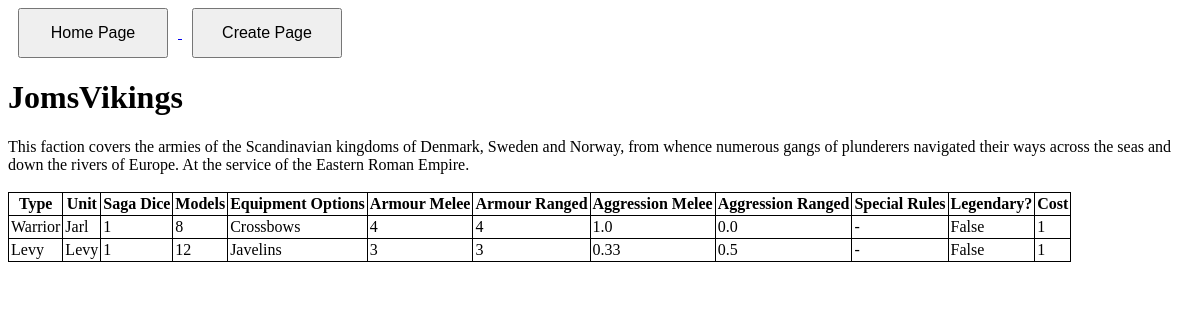
/saga/results/4, run on the app's committed database.
### saga/models.py (models this page shows, shortened)
class Faction(models.Model):
    id = models.AutoField(primary_key=True)
    name = models.CharField(max_length = 30)
    description = models.TextField(default = "")
    specialRules = models.TextField(default = "-")

class Unit(models.Model):
    id = models.AutoField(primary_key=True)
    sagaDice = models.PositiveIntegerField(default = 1)
    cost = models.PositiveIntegerField(default = 1)
    unitType = models.CharField(max_length = 20, default = "Hearthguard", choices=So.unitOptions)
    unitName = models.CharField(max_length = 50, default = "Hearthguard")
    numModels = models.PositiveIntegerField(default = 4)
    equipment = models.CharField(max_length = 50, default = "-", choices=So.equipmentOptions)
    armourMelee = models.PositiveIntegerField(default = 5)
    armourRanged = models.PositiveIntegerField(default = 5)
    aggMelee = models.FloatField(default = 2)
    aggRanged = models.FloatField(default = 0)
    specialRules = models.TextField(default = "-")
    isLegendary = models.BooleanField(default = False)
    factionId = models.ForeignKey(Faction, on_delete = models.CASCADE)

### saga/views.py (the view)
# urls.py: path("results/<int:factionId>",views.results, name = 'results'),
def results(request,factionId):
    try:
        faction = get_object_or_404(Faction, id = factionId)
    except:
        print(f"Faction with ID: {factionId} not found")
        return redirect(reverse('saga:index'))
    print("We're digging for units")
    unitList = Unit.objects.filter(factionId__id = factionId)
    if unitList.count() > 0:
        print("We found units")
        heroList = Unit.objects.filter(factionId__id = factionId, unitType = "Hero").order_by("unitName")
        hearthguardList = Unit.objects.filter(factionId__id = factionId, unitType = "Hearthguard").order_by("unitName")
        warriorList = Unit.objects.filter(factionId__id = factionId, unitType = "Warrior").order_by("unitName")
        levyList = Unit.objects.filter(factionId__id = factionId, unitType = "Levy").order_by("unitName")
        unitSet = [heroList,hearthguardList,warriorList,levyList]
        context = {
            "unitSet" : unitSet,
            "faction" : faction
            }
        return render(request, "saga/results.html", context)
    else:
        print("No units in faction")
        context = {
            "faction" : faction
        }
        return render(request, "saga/results.html", context)

### saga/templates/saga/results.html (shortened to what this page needs)
<!DOCTYPE html>
<html lang="en">
{% load static %}
<link rel="stylesheet" href = "{%static 'saga/style.css'%}">
<head>
</head>
<body>
    <nav>
      <div class = "navBox">
          <a href = "{% url 'saga:index' %}" >
              <button> Home Page </button>
          </a>
          <a href = "{% url 'saga:create' %}" >
              <button> Create Page </button>
          </a>
      </div>
    </nav>
    {% if faction %}
        <header>
            <h1>{{faction.name}}</h1>
        </header>
        <p1>
            {{faction.description}}
        </p1>
        <br><br>
        <main>
            <table>
                <tr>
                  <th>Type</th>
                  <th>Unit</th>
                  <th>Saga Dice</th>
                  <th>Models</th>
                  <th>Equipment Options</th>
                  <th>Armour Melee</th>
                  <th>Armour Ranged</th>
                  <th>Aggression Melee</th>
                  <th>Aggression Ranged</th>
                  <th>Special Rules</th>
                  <th>Legendary?</th>
                  <th>Cost</th>
                </tr>
                {% for collection in unitSet %}
                  {% for unit in collection %}
                    <tr>
                      <td>{{unit.unitType}}</td>
                      <td>{{unit.unitName}}</td>
                      <td>{{unit.sagaDice}}</td>
                      <td>{{unit.numModels}}</td>
                      <td>{{unit.equipment}}</td>
                      <td>{{unit.armourMelee}}</td>
                      <td>{{unit.armourRanged}}</td>
                      <td>{{unit.aggMelee}}</td>
                      <td>{{unit.aggRanged}}</td>
                      <td>{{unit.specialRules}}</td>
                      <td>{{unit.isLegendary}}</td>
                      <td>{{unit.cost}}</td>
                    </tr>
                  {% endfor %}
                {% endfor %}
              </table>
        </main>
    {% else %}
        Faction not found, change this to redirect
    {% endif %}
</body>
</html>

### saga/static/saga/style.css (style rules this page uses)
table { border-collapse: collapse; border: 1px solid black; table-layout: fixed; }
th,td { border: 1px solid black; padding: 2px; }
.navBox { justify-content: center; align-items: left; gap:10px; }
.navBox button { width: 150px; height: 50px; font-size: 16px; margin: 0 10px; }

### data on the page
Faction: name "JomsVikings", description "This faction covers the armies of the Scandinavian kingdoms of Denmark, Sweden and Norway, from whence numerous gangs of plunderers navigated their ways across the seas and down the rivers of Europe. At the service of the Eastern Roman Empire."
Unit: unitType "Warrior", unitName "Jarl", sagaDice "1", numModels "8", equipment "Crossbows", armourMelee "4", armourRanged "4", aggMelee "1.0", aggRanged "0.0", specialRules "-", isLegendary "False", cost "1"
Unit: unitType "Levy", unitName "Levy", sagaDice "1", numModels "12", equipment "Javelins", armourMelee "3", armourRanged "3", aggMelee "0.33", aggRanged "0.5", specialRules "-", isLegendary "False", cost "1"
